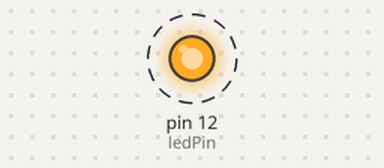
Bench run of a sketch on a simulated Arduino Uno, built with avr-gcc and run on an emulated ATmega328P. Parts: output pins drawn as LEDs (lit = HIGH). Dashed ring = blinking.

Above: at 0.2 s.
Timing chart, 0 to 3.0 s (numbered marks = the images above):
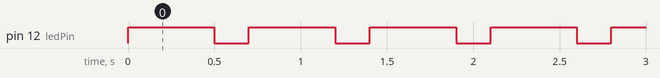

The sketch:

Exercises1-Blink.ino
```cpp
int ledTimeOn = 500;
int ledTimeOff = 200;
int ledPin = 12;

void setup() {
  pinMode(ledPin, OUTPUT);
}

void loop() {
  digitalWrite(ledPin, HIGH);
  delay(ledTimeOn);

  digitalWrite(ledPin, LOW);
  delay(ledTimeOff);
}
```

Measured:
- by itself, pin 12 (ledPin): alternates HIGH for 0.50 s and LOW for 0.20 s
